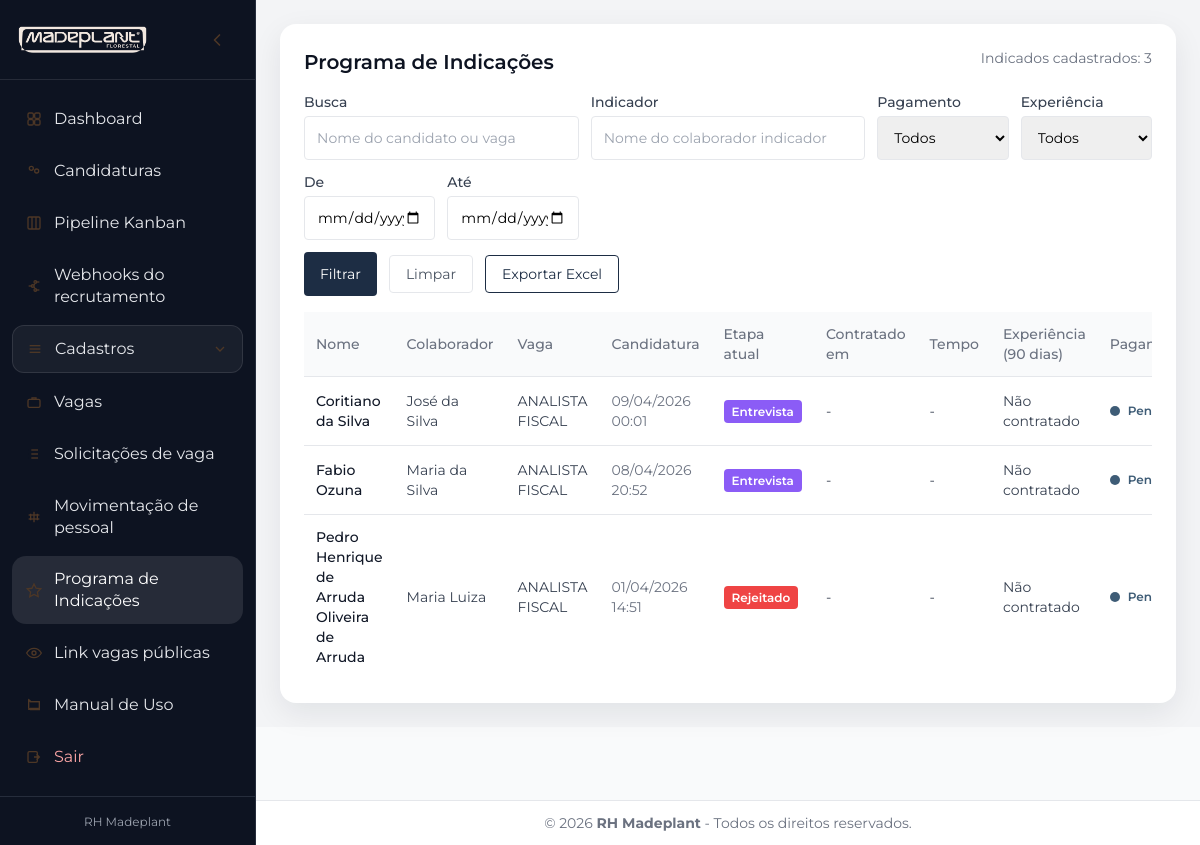
/admin/indicacoes (signed in), run on the app's committed database.
### tables this page shows
CREATE TABLE `candidaturas` (
  `id` int NOT NULL AUTO_INCREMENT,
  `vaga_id` int NOT NULL,
  `nome` varchar(120) NOT NULL,
  `email` varchar(120) NOT NULL,
  `telefone` varchar(40) NOT NULL,
  `cpf` varchar(11) NOT NULL,
  `cargo_pretendido` varchar(120) NOT NULL,
  `experiencia` text NOT NULL,
  `pdf_path` varchar(255) NOT NULL,
  `status` varchar(30) NOT NULL DEFAULT 'novo',
  `created_at` timestamp NULL DEFAULT CURRENT_TIMESTAMP,
  `stage_id` int DEFAULT NULL,
  `observacoes` text,
  `indicacao_colaborador` tinyint(1) NOT NULL DEFAULT '0',
  `indicacao_colaborador_nome` varchar(120) DEFAULT NULL,
  `indicacao_data_contratacao` datetime DEFAULT NULL,
  `indicacao_data_fim_experiencia` date DEFAULT NULL,
  `indicacao_pagamento_realizado` tinyint(1) NOT NULL DEFAULT '0',
  `indicacao_data_pagamento` date DEFAULT NULL,
  `indicacao_pagamento_registrado_em` datetime DEFAULT NULL,
  `indicacao_valor_comissao` decimal(10,2) DEFAULT NULL,
  `indicacao_metodo_pagamento` varchar(50) DEFAULT NULL,
  `indicacao_pagamento_status` varchar(20) NOT NULL DEFAULT 'pendente',
  PRIMARY KEY (`id`),
  UNIQUE KEY `cpf` (`cpf`),
  KEY `fk_cand_vaga` (`vaga_id`),
  KEY `idx_candidaturas_stage_id` (`stage_id`),
  CONSTRAINT `fk_cand_stage` FOREIGN KEY (`stage_id`) REFERENCES `pipeline_stages` (`id`) ON DELETE SET NULL,
  CONSTRAINT `fk_cand_vaga` FOREIGN KEY (`vaga_id`) REFERENCES `vagas` (`id`) ON DELETE CASCADE
);

CREATE TABLE `vagas` (
  `id` int NOT NULL AUTO_INCREMENT,
  `titulo` varchar(150) NOT NULL,
  `descricao` text NOT NULL,
  `requisitos` text NOT NULL,
  `area` varchar(100) DEFAULT NULL,
  `local` varchar(100) DEFAULT NULL,
  `ativo` tinyint(1) NOT NULL DEFAULT '1',
  `created_at` timestamp NULL DEFAULT CURRENT_TIMESTAMP,
  PRIMARY KEY (`id`)
);

CREATE TABLE `pipeline_stages` (
  `id` int NOT NULL AUTO_INCREMENT,
  `nome` varchar(50) NOT NULL,
  `ordem` int NOT NULL DEFAULT '0',
  `cor` varchar(7) DEFAULT '#cccccc',
  `created_at` timestamp NULL DEFAULT CURRENT_TIMESTAMP,
  PRIMARY KEY (`id`)
);

### app/views/admin/indicacoes/index.php (the view, shortened to what the rows shown need)
<div class="responsive-panel">
  <div class="responsive-header">
    <h2 class="text-xl font-semibold text-ctpblue">Programa de Indicações</h2>
  </div>
  <div class="mobile-block-desktop mt-4 overflow-x-auto">
    <table class="min-w-full text-sm">
      <thead class="bg-gray-50">
      <tr class="border-b">
        <th class="text-left p-3 font-medium text-gray-500">Nome</th>
        <th class="text-left p-3 font-medium text-gray-500">Colaborador</th>
        <th class="text-left p-3 font-medium text-gray-500">Vaga</th>
        <th class="text-left p-3 font-medium text-gray-500">Candidatura</th>
        <th class="text-left p-3 font-medium text-gray-500">Etapa atual</th>
        <th class="text-left p-3 font-medium text-gray-500">Contratado em</th>
        <th class="text-left p-3 font-medium text-gray-500">Tempo</th>
        <th class="text-left p-3 font-medium text-gray-500">Experiência (90 dias)</th>
        <th class="text-left p-3 font-medium text-gray-500">Pagamento</th>
      </tr>
      </thead>
      <tbody class="divide-y divide-gray-200">
      <?php foreach ($items as $item): ?>
        <?php
        $contratacao = $item['indicacao_data_contratacao'] ?? null;
        $dias = isset($item['dias_desde_contratacao']) ? (int)$item['dias_desde_contratacao'] : null;
        $expStatus = 'Não contratado';
        $pago = (int)($item['indicacao_pagamento_realizado'] ?? 0) === 1;
        $signal = $item['payment_signal'] ?? ['dot' => 'bg-gray-400', 'text' => 'text-gray-700'];
        $stageCor = $item['stage_cor'] ?? '#6b7280';
        ?>
        <tr class="hover:bg-gray-50">
          <td class="p-3 font-medium text-gray-900"><?= Security::e($item['nome']) ?></td>
          <td class="p-3 text-gray-700"><?= Security::e($item['indicacao_colaborador_nome'] ?? '-') ?></td>
          <td class="p-3 text-gray-700"><?= Security::e($item['vaga_titulo'] ?? '-') ?></td>
          <td class="p-3 text-gray-500"><?= !empty($item['created_at']) ? date('d/m/Y H:i', strtotime((string)$item['created_at'])) : '-' ?></td>
          <td class="p-3"><span class="px-2 py-1 rounded text-xs font-semibold text-white" style="background-color: <?= Security::e($stageCor) ?>"><?= Security::e($item['stage_nome'] ?? 'Novo') ?></span></td>
          <td class="p-3 text-gray-700"><?= !empty($contratacao) ? date('d/m/Y', strtotime((string)$contratacao)) : '-' ?></td>
          <td class="p-3 text-gray-700"><?= $dias !== null ? $dias . ' dias' : '-' ?></td>
          <td class="p-3 text-gray-700"><?= Security::e($expStatus) ?></td>
          <td class="p-3">
            <span class="inline-flex items-center gap-2 text-xs font-semibold <?= Security::e($signal['text'] ?? 'text-gray-700') ?>">
              <span class="h-2.5 w-2.5 rounded-full <?= Security::e($signal['dot'] ?? 'bg-gray-400') ?>"></span>
              <?= $pago ? 'Pago em ' . date('d/m/Y', strtotime((string)$item['indicacao_data_pagamento'])) : 'Pendente' ?>
            </span>
          </td>
        </tr>
      <?php endforeach; ?>
      </tbody>
    </table>
  </div>
</div>

### data on the page
candidaturas: nome "Coritiano da Silva", indicacao_colaborador_nome "José da Silva", vaga.titulo "ANALISTA FISCAL", created_at "09/04/2026 00:01", stage.nome "Entrevista", expStatus "Não contratado", indicacao_pagamento_realizado "Pendente"
candidaturas: nome "Fabio Ozuna", indicacao_colaborador_nome "Maria da Silva", vaga.titulo "ANALISTA FISCAL", created_at "08/04/2026 20:52", stage.nome "Entrevista", expStatus "Não contratado", indicacao_pagamento_realizado "Pendente"
candidaturas: nome "Pedro Henrique de Arruda Oliveira de Arruda", indicacao_colaborador_nome "Maria Luiza", vaga.titulo "ANALISTA FISCAL", created_at "01/04/2026 14:51", stage.nome "Rejeitado", expStatus "Não contratado", indicacao_pagamento_realizado "Pendente"

### other printed values
$total "3"
